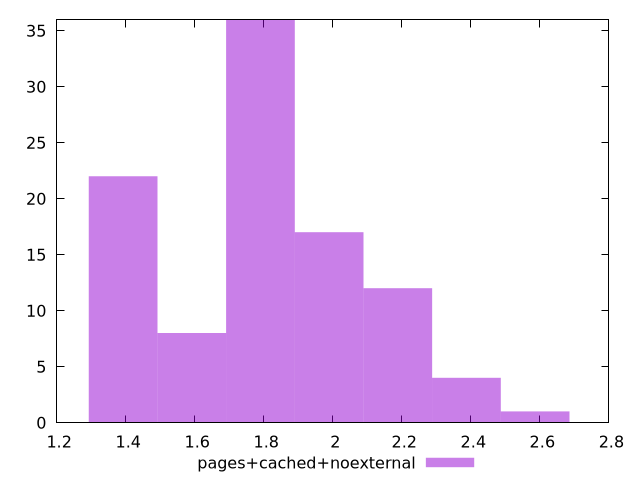

Source code (gnuplot):
$_pagesCachedNoexternal <<EOF
1.5915925430713613 8
2.188439746723122 12
1.7905416109552814 36
1.3926434751874412 22
1.9894906788392017 17
2.387388814607042 4
2.586337882490962 1
EOF
set key outside below
set terminal pngcairo
set output "report_00005_2020-11-02T22-26-11.212Z/server-response-time/pages+cached+noexternal//raw_hist.png"
set yrange [0:36]
set boxwidth 0.19894906788392017
set style fill transparent solid 0.5 noborder
plot $_pagesCachedNoexternal title "pages+cached+noexternal" with boxes ,
